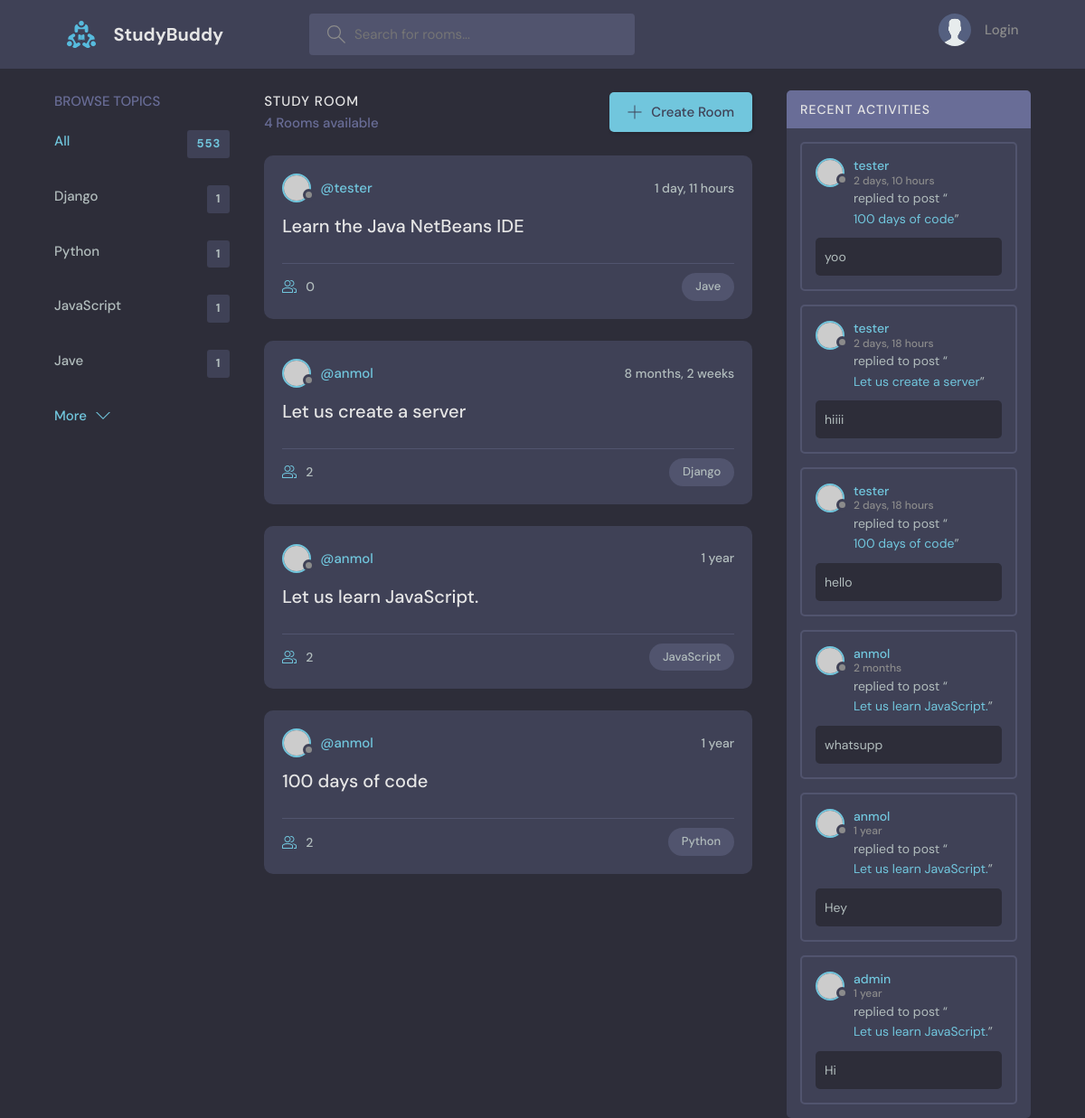
/, run on an earlier commit of the app's database.
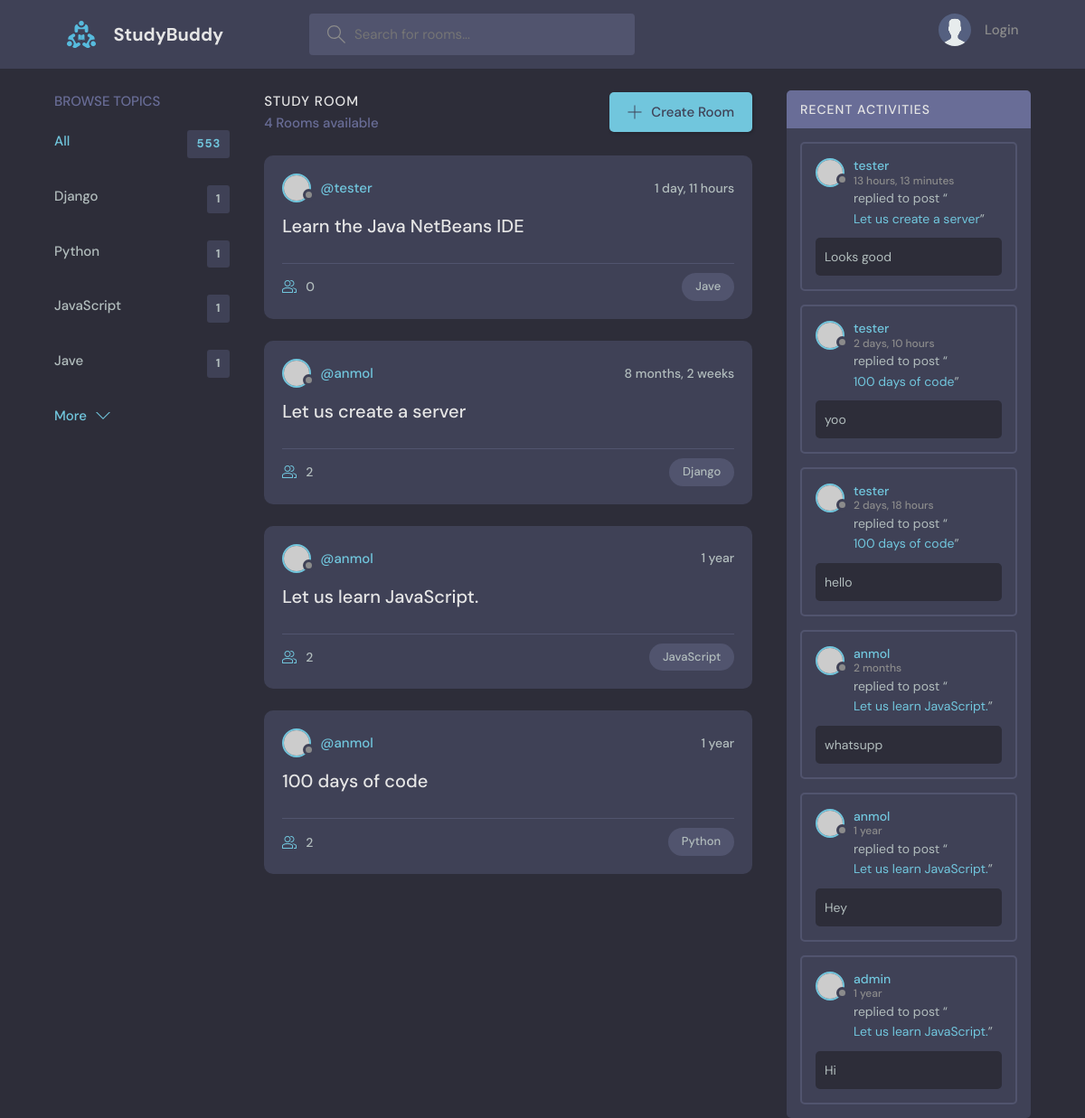
And on a later commit of the database.
### base/models.py (models this page shows, shortened)
class Topic(models.Model):
    name = models.CharField(max_length=200)

class Room(models.Model):
    host = models.ForeignKey(User, on_delete=models.SET_NULL, null=True)
    topic = models.ForeignKey(Topic, on_delete=models.SET_NULL, null=True)
    name = models.CharField(max_length=100)
    description = models.TextField(null=True, blank=True)
    participants = models.ManyToManyField(User, related_name='participants', blank=True)
    updated = models.DateTimeField(auto_now=True)
    created = models.DateTimeField(auto_now_add=True)
    class Meta:
        ordering = ['-updated', '-created']

class Message(models.Model):
    user = models.ForeignKey(User, on_delete=models.CASCADE)
    room = models.ForeignKey(Room, on_delete=models.CASCADE)
    body = models.TextField()
    updated = models.DateTimeField(auto_now=True)
    created = models.DateTimeField(auto_now_add=True)
    class Meta:
        ordering = ['-updated', '-created']
    def __str__(self):
        return self.body[0:50]

### base/views.py (the view)
# urls.py: path("", views.home, name='home'),
def home(request):
    q = request.GET.get('q') if request.GET.get('q') != None else ''
    rooms = Room.objects.filter(Q(topic__name__icontains=q) |
                                Q(name__icontains=q) |
                                Q(description__icontains=q)
                                )
    topics = Topic.objects.all()[0:5]
    room_messages = Message.objects.filter(Q(room__topic__name__icontains=q))
    context = {'rooms': rooms, 'topics': topics, 'room_count': rooms.count(), 'room_messages': room_messages}
    return render(request, 'home.html', context)

### templates/home.html (shortened to what this page needs)
{% extends 'main.html' %}
{% block content %}
<main class="layout layout--3">
  <div class="container">
    {% include 'topic_component.html' %}
    <div class="roomList">
      <div class="roomList__header">
        <div>
          <h2>Study Room</h2>
          <p>{{room_count}} Rooms available</p>
        </div>
        <a class="btn btn--main" href="{% url 'create-room' %}">
          <svg version="1.1" xmlns="http://www.w3.org/2000/svg" width="32" height="32" viewBox="0 0 32 32">
            <title>add</title>
            <path
              d="M16.943 0.943h-1.885v14.115h-14.115v1.885h14.115v14.115h1.885v-14.115h14.115v-1.885h-14.115v-14.115z">
            </path>
          </svg>
          Create Room
        </a>
      </div>
      {% include 'feed_component.html' %}
    </div>
    {% include 'activity_component.html' %}
  </div>
</main>
{% endblock content %}

### templates/topic_component.html
<div class="topics">
    <div class="topics__header">
        <h2>Browse Topics</h2>
    </div>
    <ul class="topics__list">
        <li>
            <a href="{% url 'home' %}" class="active">All <span>553</span></a>
        </li>
        {% for topic in topics %}
        <li>
            <a href="{% url 'home' %}?q={{topic.name}}">{{topic.name}} <span>{{topic.room_set.all.count}}</span></a>
        </li>
        {% endfor %}
    </ul>
    <a class="btn btn--link" href="{% url 'topics' %}">
        More
        <svg version="1.1" xmlns="http://www.w3.org/2000/svg" width="32" height="32" viewBox="0 0 32 32">
            <title>chevron-down</title>
            <path d="M16 21l-13-13h-3l16 16 16-16h-3l-13 13z"></path>
        </svg>
    </a>
</div>

### templates/feed_component.html (shortened to what this page needs)
{% for room in rooms %}
<div class="roomListRoom">
    <div class="roomListRoom__header">
      <a href="{% url 'user-profile' room.host.id %}" class="roomListRoom__author">
        <div class="avatar avatar--small">
          <img src="https://randomuser.me/api/portraits/women/11.jpg" />
        </div>
        <span>@{{room.host.username}}</span>
      </a>
      <div class="roomListRoom__actions">
        <span>{{room.created|timesince}}</span>
      </div>
    </div>
    <div class="roomListRoom__content">
      <a href="{% url 'room' room.id %}">{{room.name}}</a>
    </div>
    <div class="roomListRoom__meta">
      <a href="{% url 'room' room.id %}" class="roomListRoom__joined">
        {{room.participants.count}}
      </a>
      <p class="roomListRoom__topic">{{room.topic.name}}</p>
    </div>
  </div>
{% endfor %}

### templates/activity_component.html (shortened to what this page needs)
<div class="activities">
    <div class="activities__header">
      <h2>Recent Activities</h2>
    </div>
    {% for message in room_messages %}
    <div class="activities__box">
      <div class="activities__boxHeader roomListRoom__header">
        <a href="{% url 'user-profile' message.user.id %}" class="roomListRoom__author">
          <div class="avatar avatar--small">
            <img src="https://randomuser.me/api/portraits/women/11.jpg" />
          </div>
          <p>
            {{message.user}}
            <span>{{message.created|timesince}}</span>
          </p>
        </a>
      </div>
      <div class="activities__boxContent">
        <p>replied to post “<a href="{% url 'room' message.room.id %}">{{message.room.name}}</a>”</p>
        <div class="activities__boxRoomContent">
            {{message}}
        </div>
      </div>
    </div>
    {% endfor %}
  </div>

What changed in the data, as far as the page shows it:
removed Message: user "tester", created "2 days, 18 hours", room.name "Let us create a server", body "hiiii"
added Message: user "tester", created "13 hours, 13 minutes", room.name "Let us create a server", body "Looks good"
